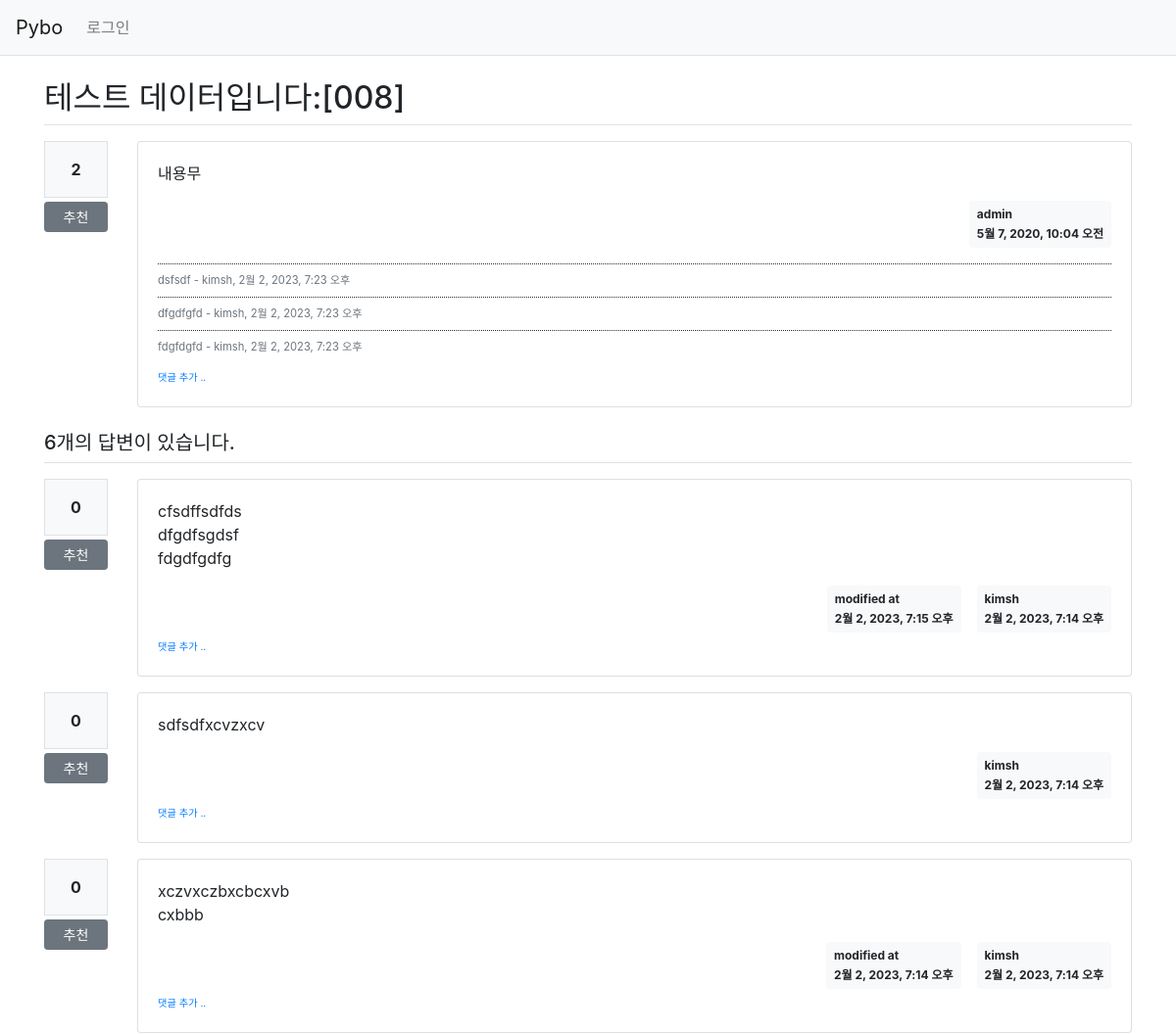
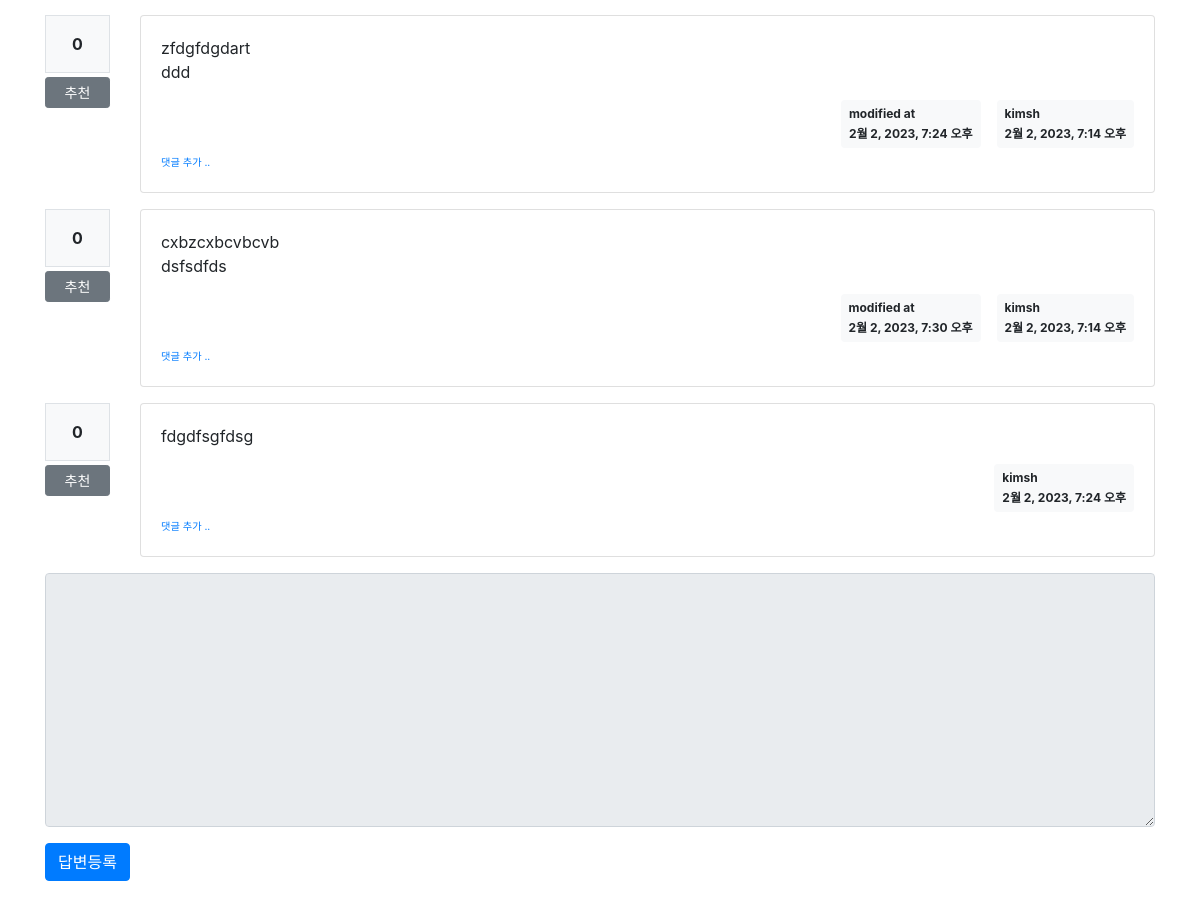
/pybo/13/, run on the app's committed database (2 pictures, top to bottom).
### pybo/models.py (models this page shows, shortened)
class Question(models.Model):  # 이건 질문 모델이다.
    modify_date = models.DateTimeField(null=True, blank=True) # 질문 수정일자를 구현하기 위함.
    author = models.ForeignKey(User, on_delete=models.CASCADE, related_name = 'author_question') # 모델에 글쓴이가 누구인지 추가하는 과정
    subject = models.CharField(max_length=200) # 질문의 제목 // 글자수를 제한하고 싶은 데이터는 charField를 사용하자
    content = models.TextField() # 질문의 내용 // 글자수의 제한이 없는 데이터는 TextFiled를 사용한다.
    create_date = models.DateTimeField() # 질문 생성일자 // 날짜나 시간관련한 속성은 DateTimeField를 사용한다.
    voter = models.ManyToManyField(User , related_name = 'voter_question') # 좋아요(추천) 기능을 사용하기 위함

class Comment(models.Model):
    author = models.ForeignKey(User, on_delete=models.CASCADE) # 댓글 글쓴이
    content = models.TextField() # 댓글의 내용
    create_date = models.DateTimeField() # 댓글 생성일자
    modify_date = models.DateTimeField(null=True, blank=True) # 댓글 수정일시
    question = models.ForeignKey(Question, null=True, blank=True, on_delete=models.CASCADE) # 질문에 댓글 작성시 question  필드의 값에 저장이 됨.
    answer = models.ForeignKey(Answer, null=True, blank=True,on_delete=models.CASCADE) # 답변에 댓글이 작성되면 answer에 필드값이 저장됨.

class Answer(models.Model): # 답변 모델이다.
    modify_date = models.DateTimeField(null=True, blank=True)
    author = models.ForeignKey(User, on_delete=models.CASCADE, related_name = 'author_answer')  # 모델에 글쓴이가 누구인지 추가하는 과정
    question = models.ForeignKey(Question, on_delete=models.CASCADE)
    content = models.TextField() # 답변내용
    create_date = models.DateTimeField() # 답변일자
    voter = models.ManyToManyField(User , related_name = 'voter_answer')

### pybo/views/base_views.py (the view)
# urls.py: path('<int:question_id>/', base_views.detail, name='detail'),
def detail(request, question_id): # question_id => url 매핑에 있었던 것이 전달값으로 추가됨.
    question = get_object_or_404(Question, pk=question_id) # primary key인 question_id가 없으면 404 페이지를 반환하라.
    context = {'question': question}
    return render(request, 'pybo/question_detail.html', context)

### pybo/templatetags/pybo_filter.py (called while the page is built)
@register.filter
def mark(value):
    extensions = ['nl2br', 'fenced_code'] # extensions => 마크다운 확장도구
    return mark_safe(markdown.markdown(value, extensions = extensions))

### templates/pybo/question_detail.html (shortened to what this page needs)
{% extends 'base.html' %}
{% load pybo_filter %}
{% block content %}
<div class="container my-3">
    <h2 class="border-bottom py-2">{{ question.subject }}</h2>
    <div class="row my-3">
        <div class="col-1">
            <div class="bg-light text-center p-3 border font-weight-bolder mb-1">{{question.voter.count}}</div>
            <a href="#" data-uri="{% url 'pybo:vote_question' question.id  %}"
               class="recommend btn btn-sm btn-secondary btn-block my-1">추천</a>
        </div>
        <div class="col-11">
            <div class="card">
                <div class="card-body">
                    <div class="card-text" >{{ question.content |mark}}</div>
                    <div class="d-flex justify-content-end">
                        <div class="badge badge-light p-2 text-left">
                            <div class="mb-2">{{ question.author.username }}</div>
                            <div>{{ question.create_date }}</div>
                        </div>
                    </div>
                    {% if question.comment_set.count > 0 %}
                    <div class="mt-3">
                    {% for comment in question.comment_set.all %}
                        <div class="comment py-2 text-muted">
                            <span style="white-space: pre-line;">{{ comment.content }}</span>
                            <span>
                                - {{ comment.author }}, {{ comment.create_date }}
                            </span>
                        </div>
                    {% endfor %}
                    </div>
                    {% endif %}
                    <div>
                        <a href="{% url 'pybo:comment_create_question' question.id  %}"
                           class="small"><small>댓글 추가 ..</small></a>
                    </div>
                </div>
            </div>
        </div>
    </div>
    <h5 class="border-bottom my-3 py-2">{{question.answer_set.count}}개의 답변이 있습니다.</h5>
    {% for answer in question.answer_set.all %}
    <div class="row my-3">
        <div class="col-1">
            <div class="bg-light text-center p-3 border font-weight-bolder mb-1">{{answer.voter.count}}</div>
            <a href="#" data-uri="{% url 'pybo:vote_answer' answer.id  %}"
                class="recommend btn btn-sm btn-secondary btn-block my-1">추천</a>
        </div>
        <div class="col-11">
            <div class="card">
                <div class="card-body">
                    <div class="card-text" >{{ answer.content| mark }}</div>
                    <div class="d-flex justify-content-end">
                        {% if answer.modify_date %}
                        <div class="badge badge-light p-2 text-left mx-3">
                            <div class="mb-2">modified at</div>
                            <div>{{ answer.modify_date }}</div>
                        </div>
                        {% endif %}
                        <div class="badge badge-light p-2 text-left">
                            <div class="mb-2">{{ answer.author.username }}</div>
                            <div>{{ answer.create_date }}</div>
                        </div>
                    </div>
                    <div>
                        <a href="{% url 'pybo:comment_create_answer' answer.id  %}"
                           class="small"><small>댓글 추가 ..</small></a>
                    </div>
                </div>
            </div>
        </div>
    </div>
    {% endfor %}
    <form action="{% url 'pybo:answer_create' question.id %}" method="post" class="my-3">
        <div class="form-group">
            <textarea {% if not user.is_authenticated %}disabled{% endif %}
              name="content" id="content" class="form-control" rows="10"></textarea>
        </div>
        <input type="submit" value="답변등록" class="btn btn-primary">
    </form>
</div>
{% endblock %}

### static/style.css (style rules this page uses)
.comment { border-top:dotted 1px #362626; font-size:0.7em; }

### data on the page
Question: subject "테스트 데이터입니다:[008]", voter.count "2", content|mark "내용무", author.username "admin", create_date "5월 7, 2020, 10:04 오전", answer_set.count "6"
Comment: content "dsfsdf", author "kimsh", create_date "2월 2, 2023, 7:23 오후"
Comment: content "dfgdfgfd", author "kimsh", create_date "2월 2, 2023, 7:23 오후"
Comment: content "fdgfdgfd", author "kimsh", create_date "2월 2, 2023, 7:23 오후"
Answer: voter.count "0", content|mark "cfsdffsdfds dfgdfsgdsf fdgdfgdfg", modify_date "2월 2, 2023, 7:15 오후", author.username "kimsh", create_date "2월 2, 2023, 7:14 오후"
Answer: voter.count "0", content|mark "sdfsdfxcvzxcv", author.username "kimsh", create_date "2월 2, 2023, 7:14 오후"
Answer: voter.count "0", content|mark "xczvxczbxcbcxvb cxbbb", modify_date "2월 2, 2023, 7:14 오후", author.username "kimsh", create_date "2월 2, 2023, 7:14 오후"
Answer: voter.count "0", content|mark "zfdgfdgdart ddd", modify_date "2월 2, 2023, 7:24 오후", author.username "kimsh", create_date "2월 2, 2023, 7:14 오후"
Answer: voter.count "0", content|mark "cxbzcxbcvbcvb dsfsdfds", modify_date "2월 2, 2023, 7:30 오후", author.username "kimsh", create_date "2월 2, 2023, 7:14 오후"
Answer: voter.count "0", content|mark "fdgdfsgfdsg", author.username "kimsh", create_date "2월 2, 2023, 7:24 오후"
